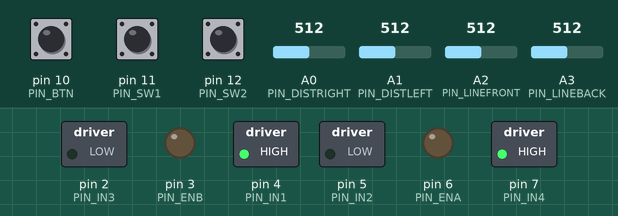
The sketch below on a simulated Arduino Uno, built with avr-gcc and run on an emulated ATmega328P. On the bench: switched loads named in the sketch (green lamp = pin HIGH), output pins drawn as LEDs (lit = HIGH). Inputs (shaded band) come from the test bench; at power-on: A0 (PIN_DISTRIGHT) = 512, A1 (PIN_DISTLEFT) = 512, pin 10 (PIN_BTN) HIGH, pin 11 (PIN_SW1) HIGH, pin 12 (PIN_SW2) HIGH, A2 (PIN_LINEFRONT) = 512, A3 (PIN_LINEBACK) = 512. What the sketch prints to the serial monitor is not drawn.

Above: at 1.2 s.
1.3 s: A0 (PIN_DISTRIGHT) set to 908
4.3 s: A0 (PIN_DISTRIGHT) set to 936
7.3 s: A1 (PIN_DISTLEFT) set to 916
10.3 s: A1 (PIN_DISTLEFT) set to 938
Timing chart, 0 to 13.3 s (numbered marks = the images above; inputs shaded):
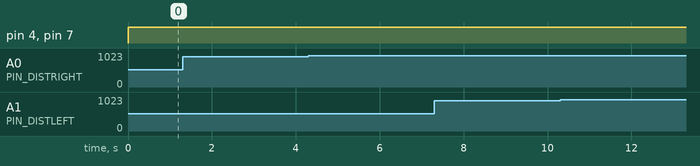

The sketch:

sumo.ino
```cpp
#include "sumo.h"

void setup() {
  initSumo();

  /* INIT CODE START */


  /* INIT CODE END */
}

void tacticZero() {
  /* TACTIC 0 CODE START */

  /* EXAMPLE START */
  while(isFrontFree()){
    goForward();
  }
  move(0,0);
  delay(500);

  turnLeft();
  while(isFrontFree()){
    goForward();
  }
  move(0,0);
  delay(2000);
  /* EXAMPLE END */

  /* TACTIC 0 CODE END */
}

void tacticOne() {
  /* TACTIC 1 CODE START */

  goForward();

  /* TACTIC 1 CODE END */
}

void tacticTwo() {
  /* TACTIC 2 CODE START */


  /* TACTIC 2 CODE END */
}

void tacticThree() {
  /* TACTIC 3 CODE START */


  /* TACTIC 3 CODE END */
}

void loop() {
  // Check if start button has been pressed
  if(isGameRunning()) {
    // Execute tactic when game is running
    switch (getTactic()) {
      case TACTIC_0:
        tacticZero();
        break;
      case TACTIC_1:
        tacticOne();
        break;
      case TACTIC_2:
        tacticTwo();
        break;
      case TACTIC_3:
        tacticThree();
        break;
    }
  }
  else {
    // Stop and print sensor data to serial console
    move(0, 0);
    debugPrint();
  }
}
```

sumo.cpp
```cpp
#include "Arduino.h"
#include "Sumo.h"

// PWM
#define PIN_ENA		6
#define PIN_ENB		3

// Digital
#define PIN_IN1		4
#define PIN_IN2		5
#define PIN_IN3		2
#define PIN_IN4		7
#define PIN_BTN	 10
#define PIN_SW1  11
#define PIN_SW2  12

// Analog
#define PIN_DISTRIGHT	 0
#define PIN_DISTLEFT	 1
#define PIN_LINEFRONT	 2
#define PIN_LINEBACK	 3

// Local variables
static bool gameRunning;
static int prevBtnState;
static Tactic_t gameTactic;

void initSumo(void) {
	// Configure pins
	pinMode(PIN_ENA, OUTPUT);
	pinMode(PIN_IN1, OUTPUT);
	pinMode(PIN_IN2, OUTPUT);
	pinMode(PIN_IN3, OUTPUT);
	pinMode(PIN_IN4, OUTPUT);
	pinMode(PIN_ENB, OUTPUT);
	pinMode(PIN_BTN, INPUT_PULLUP);
	pinMode(PIN_SW1, INPUT_PULLUP);
	pinMode(PIN_SW2, INPUT_PULLUP);
	pinMode(PIN_DISTRIGHT, INPUT);
	pinMode(PIN_DISTLEFT, INPUT);

	// Configure serial
	Serial.begin(9600);

	gameRunning = false;

	prevBtnState = digitalRead(PIN_BTN);
}


// Get the selected tactic (two switches).
Tactic_t getTactic(void) {
  // Do not change tactic during game
  if(gameRunning) {
    return gameTactic;
  }

  return (digitalRead(PIN_SW1) << 1) | digitalRead(PIN_SW2);
}

// Get distance front
bool isFrontFree(void) {
  int limit = 700;
  return leftDistance() > limit && rightDistance() > limit;
}

// Get distance from left IR sensor.
int leftDistance(void) {
  return 1023 - analogRead(PIN_DISTLEFT);
}

// Get distance from right IR sensor.
int rightDistance(void) {
  return 1023 - analogRead(PIN_DISTRIGHT);
}


bool isBlackDetectedFront(void) {
  return analogRead(PIN_LINEFRONT) > 300;
}


bool isBlackDetectedBack(void) {
  return analogRead(PIN_LINEBACK) > 300;
}

// Block execution until the game is started with the push button.
bool isGameRunning(void) {
  // Look for rising flank on button
  if(prevBtnState == LOW && digitalRead(PIN_BTN) == HIGH) {
    // Lock tactic for this game
    gameTactic = getTactic();

    // Toggle running
    gameRunning = gameRunning ? false : true;
  }
  prevBtnState = digitalRead(PIN_BTN);

  return gameRunning;
}

// Rotate left and right wheels [-255, 255].
void move(int Left, int Right) {
  analogWrite(PIN_ENA, abs(Left));
  analogWrite(PIN_ENB, abs(Right));

  if (Left < 0) {
    digitalWrite(PIN_IN1, LOW);
    digitalWrite(PIN_IN2, HIGH);
  } else {
    digitalWrite(PIN_IN1, HIGH);
    digitalWrite(PIN_IN2, LOW);
  }
  if (Right < 0) {
    digitalWrite(PIN_IN3, HIGH);
    digitalWrite(PIN_IN4, LOW);
  } else {
    digitalWrite(PIN_IN3, LOW);
    digitalWrite(PIN_IN4, HIGH);
  }
}

void goForward(void){
  move(205,200);
}

void turnLeft(void){
  move(-255,255);
  delay(165);
  move(0,0);
  delay(500);
}

void turnRight(void){
  move(240,-255);
  delay(165);
  move(0,0);
  delay(500);
}

// Print all sensor values to the serial port
void debugPrint() {
  String str = "Button=";
  str += digitalRead(PIN_BTN);
  str += ", Tactic=";
  str += getTactic();
  str += ", BlackDetectedFront=";
  str += isBlackDetectedFront();
  str += ", BlackDetectedBack=";
  str += isBlackDetectedBack();
  str += ", LeftDistance=";
  str += leftDistance();
  str += ", RightDistance=";
  str += rightDistance();
  Serial.println(str);
}
```

sumo.h
```cpp
#ifndef SUMO_H_
#define SUMO_H_

// Enum for tactics
typedef enum {
	TACTIC_0 = 0,
	TACTIC_1,
	TACTIC_2,
	TACTIC_3,
  NUMBER_OF_TACTICS
} Tactic_t;

// Init function, setup pin configuration.
// MUST BE CALLED BEFORE USING ANDY OTHER FUNCTION IN THIS LIBRARY
void initSumo(void);


// Function returning the currently selected tactic.
// The tactic will not change during an active game
//
// Return: Tactic_t enum from TACTIC_0 to TACTIC_1
Tactic_t getTactic(void);


bool isFrontFree(void);

// Get distance from the right IR-sensor.
//
// Return:  positive integer increasing with greater distance
//          to nearest object
int rightDistance(void);


// Get distance from the left IR-sensor.
//
// Return:  positive integer increasing with greater distance
//          to nearest object
int leftDistance(void);


bool isBlackDetectedFront(void);

bool isBlackDetectedBack(void);


// Get status if the start game switch has been pressed.
// This value vill toggle on each time the button is released
//
// Return:  toggling between true and false on each press
bool isGameRunning(void);


// Activate left and right motors in forward or reverse direction.
// valid values are -255 to 255 with a positive value moving forward
// and a negative moving in reverse
//
// Left:    Speed of left motor [-255 255]
// Right:   Speed of right motor [-255 255]
void move(int Left, int Right);

void goForward(void);
void turnLeft(void);
void turnRight(void);


// Print all sensor values to the serial port. Can be read using
// the serial monitor in the Arduiono environment.
void debugPrint(void);

#endif /* SUMO_H_ */
```

Measured:
- after the input at 1.3 s, every drawn part: stays the same
- after the input at 4.3 s, every drawn part: stays the same
- after the input at 7.3 s, every drawn part: stays the same
- after the input at 10.3 s, every drawn part: stays the same
